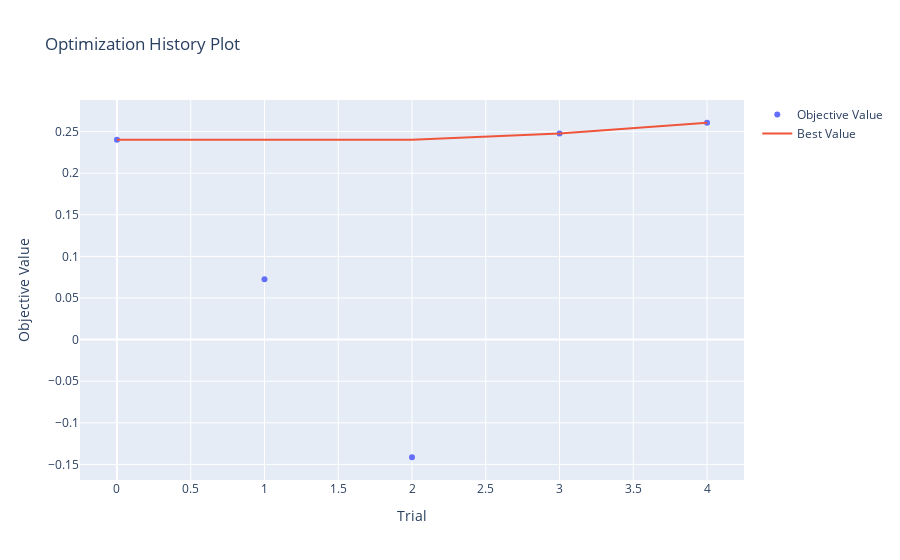

Write notebook code for a chart like this one.
### Code cell
import optuna

optuna.visualization.plot_optimization_history(experiment_runner.study)

### Figure 1 — Plotly figure (JSON) as saved in the notebook; plotly's stock layout.template omitted (floating-point values rounded to 4 significant figures)
{"data": [{"mode": "markers", "name": "Objective Value", "type": "scatter", "x": [0, 1, 2, 3, 4], "y": [0.2402, 0.07243, -0.1414, 0.2477, 0.2607]}, {"mode": "lines", "name": "Best Value", "type": "scatter", "x": [0, 1, 2, 3, 4], "y": [0.2402, 0.2402, 0.2402, 0.2477, 0.2607]}, {"marker": {"color": "#cccccc"}, "mode": "markers", "name": "Infeasible Trial", "showlegend": false, "type": "scatter", "x": [], "y": []}], "layout": {"title": {"text": "Optimization History Plot"}, "xaxis": {"title": {"text": "Trial"}}, "yaxis": {"title": {"text": "Objective Value"}}}}
